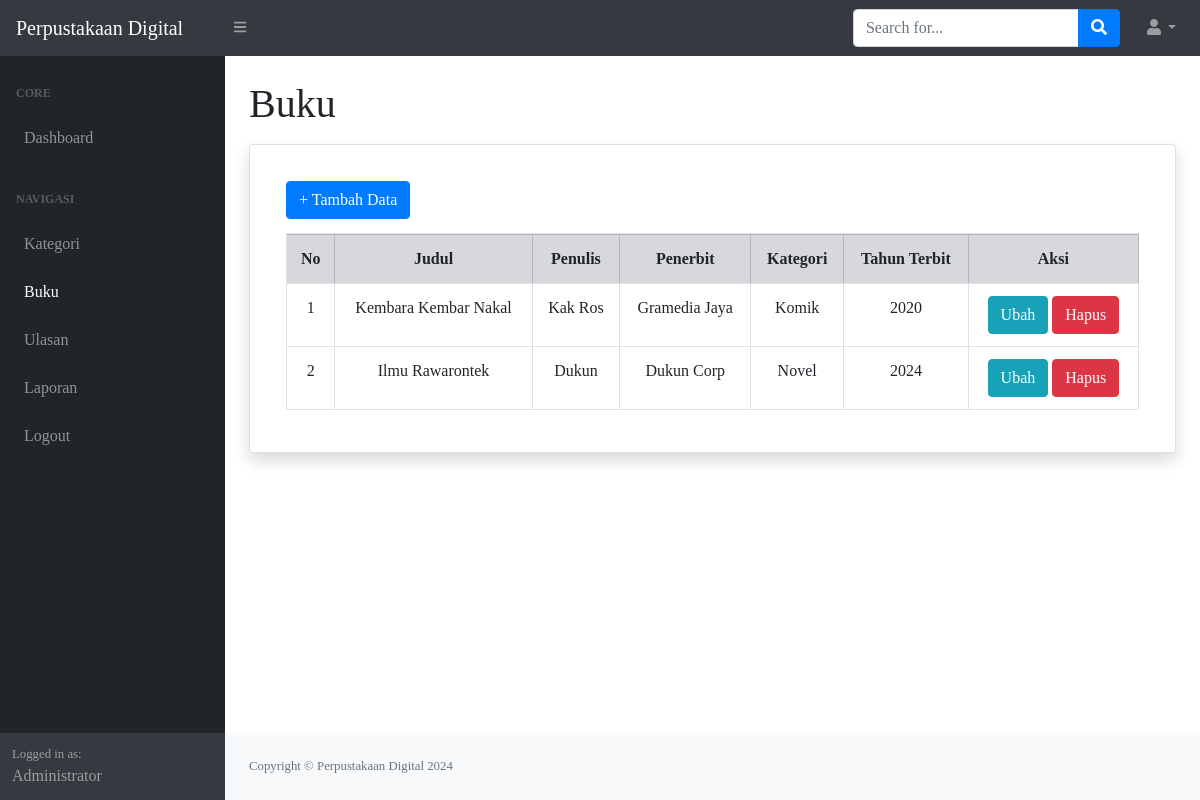
The app's page /index.php?page=buku (signed in) with its own data.
### tables this page shows
CREATE TABLE `buku` (
  `id_buku` int(11) NOT NULL,
  `id_kategori` int(11) DEFAULT NULL,
  `judul` varchar(255) DEFAULT NULL,
  `penulis` varchar(255) DEFAULT NULL,
  `penerbit` varchar(255) DEFAULT NULL,
  `tahun_terbit` varchar(255) DEFAULT NULL,
  `stok` int(11) DEFAULT NULL
);

CREATE TABLE `kategori` (
  `id_kategori` int(11) NOT NULL,
  `kategori` varchar(255) DEFAULT NULL
);

### buku.php (the view)
<h1 class="mt-4 mb-3">Buku</h1>
<div class="card shadow p-3 mb-5 bg-body rounded">
    <div class="card-body">
        <div class="row">
            <div class="col-md-12">
                <?php
                if ($_SESSION['user']['level'] != 'peminjam') {
                ?>
                    <a href="?page=buku_tambah" class="btn btn-primary mb-2">+ Tambah Data</a>
                <?php
                }
                ?>
                <table class="table table-bordered" id="dataTable" width="100%" cellspacing="0">
                    <tr class="text-center table-secondary">
                        <th>No</th>
                        <th>Judul</th>
                        <th>Penulis</th>
                        <th>Penerbit</th>
                        <th>Kategori</th>
                        <th>Tahun Terbit</th>
                        <th>Aksi</th>
                    </tr>
                    <?php
                    $i = 1;
                    $query = mysqli_query($koneksi, "SELECT*FROM buku LEFT JOIN kategori ON buku.id_kategori = kategori.id_kategori");
                    while ($data = mysqli_fetch_array($query)) {
                    ?>
                        <tr class="text-center">
                            <td><?php echo $i++; ?></td>
                            <td><?php echo $data['judul']; ?></td>
                            <td><?php echo $data['penulis']; ?></td>
                            <td><?php echo $data['penerbit']; ?></td>
                            <td><?php echo $data['kategori']; ?></td>
                            <td><?php echo $data['tahun_terbit']; ?></td>
                            <td>
                                <?php
                                if ($_SESSION['user']['level'] != 'admin') {
                                ?>
                                    <a href="?page=pinjam&id=<?php echo $data['id_buku']; ?>" class="btn btn-primary">Pinjam</a>
                                <?php
                                } else {
                                ?>
                                    <a href="?page=buku_ubah&id=<?php echo $data['id_buku']; ?>" class="btn btn-info">Ubah</a>
                                    <a onclick="return confirm('Apakah anda ingin menghapus data ini?');" href="?page=buku_hapus&&id=<?php echo $data['id_buku']; ?>" class="btn btn-danger">Hapus</a>
                                <?php
                                }
                                ?>
                            </td>
                        </tr>
                    <?php
                    }
                    ?>
                </table>
            </div>
        </div>
    </div>
</div>

### index.php (shortened to what this page needs)
<!DOCTYPE html>
<html lang="en">
<head>
    <link href="css/styles.css" rel="stylesheet" />
    <link href="https://cdn.datatables.net/1.10.20/css/dataTables.bootstrap4.min.css" rel="stylesheet" />
</head>
<body class="sb-nav-fixed">
    <nav class="sb-topnav navbar navbar-expand navbar-dark bg-dark">
        <a class="navbar-brand" href="index.html">Perpustakaan Digital</a>
        <button class="btn btn-link btn-sm order-1 order-lg-0" id="sidebarToggle" href="#"><i class="fas fa-bars"></i></button>
        <form class="d-none d-md-inline-block form-inline ml-auto mr-0 mr-md-3 my-2 my-md-0">
            <div class="input-group">
                <input class="form-control" type="text" placeholder="Search for..." aria-label="Search" aria-describedby="basic-addon2" />
                <div class="input-group-append">
                    <button class="btn btn-primary" type="button"><i class="fas fa-search"></i></button>
                </div>
            </div>
        </form>
        <ul class="navbar-nav ml-auto ml-md-0">
            <li class="nav-item dropdown">
                <a class="nav-link dropdown-toggle" id="userDropdown" href="#" role="button" data-toggle="dropdown" aria-haspopup="true" aria-expanded="false"><i class="fas fa-user fa-fw"></i></a>
            </li>
        </ul>
    </nav>
    <div id="layoutSidenav">
        <div id="layoutSidenav_nav">
            <nav class="sb-sidenav accordion sb-sidenav-dark" id="sidenavAccordion">
                <div class="sb-sidenav-menu">
                    <div class="nav">
                        <div class="sb-sidenav-menu-heading">Core</div>
                        <a class="nav-link" href="?">
                            Dashboard
                        </a>
                        <div class="sb-sidenav-menu-heading">Navigasi</div>
                        <?php
                        if ($_SESSION['user']['level'] != 'peminjam') {
                        ?>
                            <a class="nav-link" href="?page=kategori">
                                Kategori
                            </a>
                            <a class="nav-link" href="?page=buku">
                                Buku
                            </a>
                        <?php
                        }
                        ?>
                        <a class="nav-link" href="?page=ulasan">
                            Ulasan
                        </a>
                        <?php
                        if ($_SESSION['user']['level'] != 'peminjam') {
                        ?>
                            <a class="nav-link" href="?page=laporan">
                                Laporan
                            </a>
                        <?php
                        }
                        ?>
                        <a class="nav-link" href="logout.php">
                            Logout
                        </a>
                    </div>
                </div>
                <div class="sb-sidenav-footer">
                    <div class="small">Logged in as:</div>
                    <?php echo $_SESSION['user']['nama']; ?>
                </div>
            </nav>
        </div>
        <div id="layoutSidenav_content">
            <main>
                <div class="container-fluid">
                    <?php
                    $page = isset($_GET['page']) ? $_GET['page'] : 'home';
                    if (file_exists(($page . '.php'))) {
                        include $page . '.php';
                    } else {
                        include "404.php";
                    }
                    ?>
                </div>
            </main>
            <footer class="py-4 bg-light mt-auto">
                <div class="container-fluid">
                    <div class="d-flex align-items-center justify-content-between small">
                        <div class="text-muted">Copyright &copy; Perpustakaan Digital 2024</div>
                    </div>
                </div>
            </footer>
        </div>
    </div>
</body>
</html>

### records on screen
buku: judul "Kembara Kembar Nakal", penulis "Kak Ros", penerbit "Gramedia Jaya", id_kategori.kategori "Komik", tahun_terbit "2020"
buku: judul "Ilmu Rawarontek", penulis "Dukun", penerbit "Dukun Corp", id_kategori.kategori "Novel", tahun_terbit "2024"

### other values on screen
$_SESSION['user']['nama'] "Administrator"
